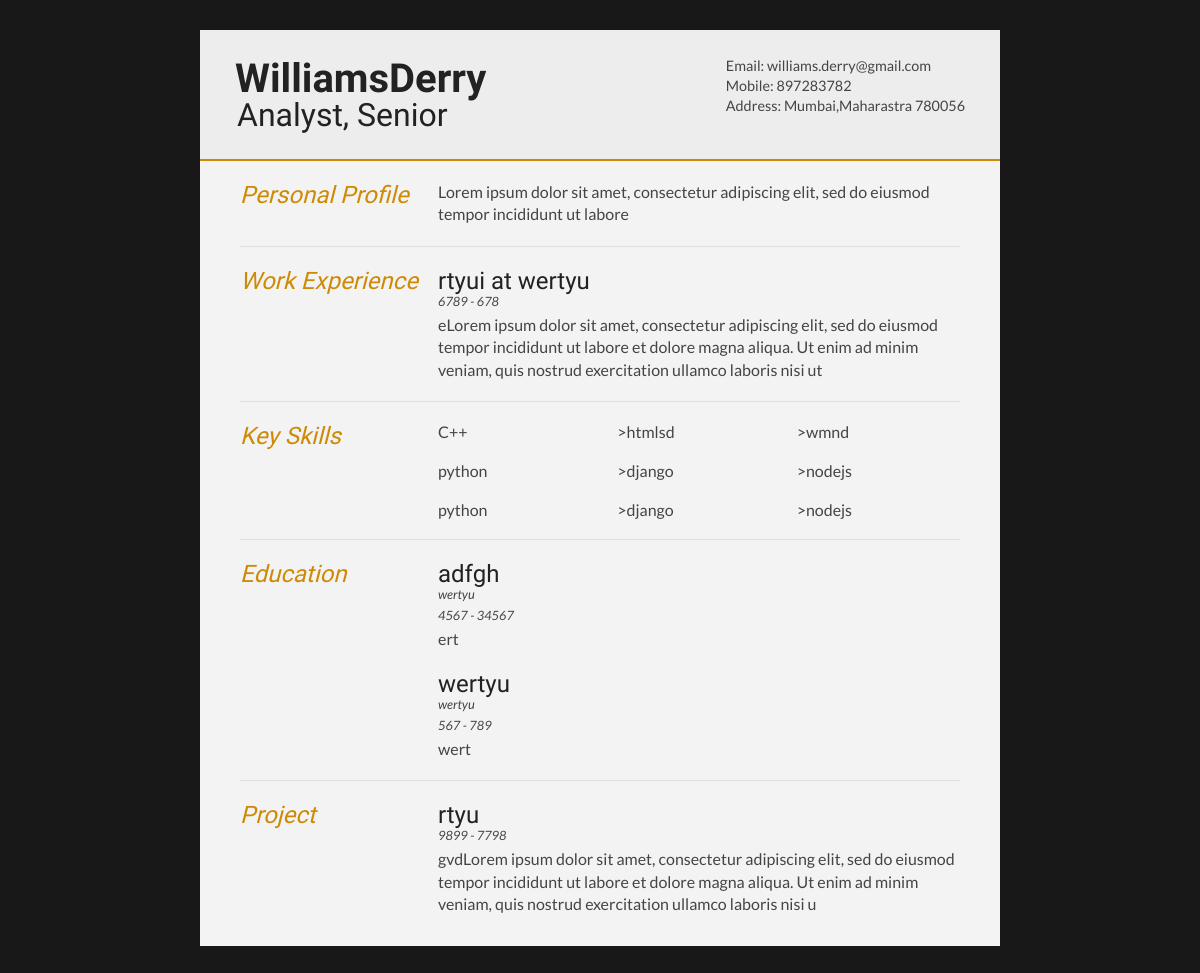
Page /addcv/showmycv/59 (signed in) on the committed database.
### addcv/models.py (models this page shows, shortened)
class person(models.Model):
    User = settings.AUTH_USER_MODEL
    added_by = models.ForeignKey(User,
        null=True, blank=True, on_delete=models.CASCADE)
    firstname=models.CharField(max_length=50)
    lastname=models.CharField(max_length=50)
    profession=models.CharField(max_length=50)
    title=models.CharField(max_length=80, null=True)
    city=models.CharField(max_length=30, null=True)
    state=models.CharField(max_length=30, null=True)
    pincode=models.IntegerField( null=True)
    phoneno=models.IntegerField( null=True)
    emailid=models.EmailField( null=True)
    profile = models.TextField(max_length=100, null=True)
    profile_pic = models.ImageField(null=True, blank=True)

class experience(models.Model):
    added_by = models.ForeignKey(person,
        null=True, blank=True, on_delete=models.CASCADE)
    company=models.CharField(max_length=40)
    startingyear=models.IntegerField(null=True)
    endingyear=models.IntegerField(null=True)
    post=models.CharField(max_length=50,null=True)
    details=models.TextField(max_length=200,null=True)

class skill(models.Model):
    added_by = models.ForeignKey(person,
        null=True, blank=True, on_delete=models.CASCADE)
    skill1=models.CharField(max_length=40,blank=True)
    skill2 = models.CharField(max_length=40, blank=True)
    skill3=models.CharField(max_length=40,blank=True)

class education(models.Model):
    added_by = models.ForeignKey(person,
        null=True, blank=True, on_delete=models.CASCADE)
    institute=models.CharField(max_length=100)
    startingyear=models.IntegerField(null=True)
    endingyear=models.IntegerField(null=True)
    grade=models.CharField(max_length=30, null=True)
    course=models.CharField(max_length=50, null=True)

class projects(models.Model):
    added_by = models.ForeignKey(person,
        null=True, blank=True, on_delete=models.CASCADE)
    topic=models.CharField(max_length=80)
    startingyear=models.IntegerField(null=True)
    endingyear=models.IntegerField(null=True)
    details=models.TextField(max_length=300, null=True)

### addcv/views.py (the view, shortened to what this page needs)
# urls.py: path('showmycv/<int:person_id>', views.showmycv, name='showmycv'),
@login_required(login_url='/login/')
def showmycv(request, person_id):
    current_user = request.user
    current_person = person.objects.get(added_by=current_user, id=person_id)
    temp_obj=temp.objects.get(added_by=current_person)
    my_id=temp_obj.temp_id
    cont = education.objects.filter(added_by=current_person)
    context = experience.objects.filter(added_by=current_person)
    pro = projects.objects.filter(added_by=current_person)
    ski = skill.objects.filter(added_by=current_person)
    if my_id == 1:
        return render(request, 'resumes/1/index.html', {'educations': cont, 'experiences': context,
        'projects': pro, 'person': current_person, 'skills': ski})
    if my_id == 2:
        return render(request, 'resumes/2/index.html', {'educations': cont, 'experiences': context,
        'projects': pro, 'person': current_person, 'skills': ski})

### addcv/templates/resumes/2/index.html (shortened to what this page needs)
{% load static %}
<!DOCTYPE html>
<html>
<head>
</head>
<body id="top">
<div id="cv" class="instaFade" contenteditable="true">
	<div class="mainDetails">
		<div id="name" >
			<h1 class="quickFade delayTwo">{{person.firstname}}{{person.lastname}}</h1>
			<h2 class="quickFade delayThree">{{person.profession}}, {{person.title}}</h2>
		</div>
		<div id="contactDetails" class="quickFade delayFour">
			<ul>
				<li>Email: <a href="mailto:{{email}}" target="_blank">{{person.emailid}}</a></li>
				<li>Mobile: {{person.phoneno}}</li>
				<li>Address: {{person.city}},{{person.state}}
											{{person.pincode}}
				</li>
			</ul>
		</div>
	</div>
	<div id="mainArea" class="quickFade delayFive">
		<section>
			<article>
				<div class="sectionTitle">
					<h1>Personal Profile</h1>
				</div>
				<div class="sectionContent">
					<p>{{person.profile}}</p>
				</div>
			</article>
		</section>
{%if experiences.count%}
		<section>
			<div class="sectionTitle">
				<h1>Work Experience</h1>
			</div>
			{% for experience in experiences %}
			<div class="sectionContent">
				<article>
					<h2>{{experience.post}} at {{experience.company}}</h2>
					<p class="subDetails">{{experience.startingyear}} - {{experience.endingyear}}</p>
					<p>{{experience.details}}</p>
				</article>
			</div>
				{% endfor %}
		</section>
{%endif%}
{%if skills.count%}
		<section>
			<div class="sectionTitle">
				<h1>Key Skills</h1>
			</div>
            {%for skill in skills%}
			<div class="sectionContent">
				<ul class="keySkills">
					<li>{{skill.skill1}}</li>
					<li>>{{skill.skill2}}</li>
					<li>>{{skill.skill3}}</li>
				</ul>
			</div>
			{%endfor%}
		</section>
{%endif%}
{%if educations.count%}
		<section>
			<div class="sectionTitle">
				<h1>Education</h1>
			</div>
			{% for education in educations %}
			<div class="sectionContent">
				<article>
					<h2>{{education.institute}}</h2>
					<p class="subDetails">{{education.course}}</p>
					<p class="subDetails">{{education.startingyear}} - {{education.endingyear}}</p>
					<p>{{education.grade}}</p>
				</article>
			</div>
			{% endfor %}
		</section>
	{%endif%}
	{%if projects.count%}
		<section>
			<div class="sectionTitle">
				<h1>Project</h1>
			</div>
			{% for project in projects %}
			<div class="sectionContent">
				<article>
					<h2>{{project.topic}}</h2>
					<p class="subDetails">{{project.startingyear}} - {{project.endingyear}}</p>
					<p>{{project.details}}</p>
				</article>
			</div>
			{% endfor %}
		</section>
{%endif%}
	</div>
</div>
</body>
</html>

### addcv/templates/resumes/2/index.html (style rules this page uses)
html,body,div,span,object,iframe,h1,h2,h3,h4,h5,h6,p,blockquote,pre,abbr,address,cite,code,del,dfn,em,img,ins,kbd,q,samp,small,strong,sub,sup,var,b,i,dl,dt,dd,ol,ul,li,fieldset,form,label,legend,table,caption,tbody,tfoot,thead,tr,th,td,article,aside,canvas,details,figcaption,figure,footer,header,hgroup,menu,nav,section,summary,time,mark,audio,video { border:0; font:inherit; font-size:100%; margin:0; padding:0; vertical-align:baseline; }
article,aside,details,figcaption,figure,footer,header,hgroup,menu,nav,section { display:block; }
html, body { background: #181818; font-family: 'Lato', helvetica, arial, sans-serif; font-size: 16px; color: #222; }
p { font-size: 1em; line-height: 1.4em; margin-bottom: 20px; color: #444; }
#cv { width: 90%; max-width: 800px; background: #f3f3f3; margin: 30px auto; }
.mainDetails { padding: 25px 35px; border-bottom: 2px solid #cf8a05; background: #ededed; }
#name h1 { font-size: 2.5em; font-weight: 700; font-family: 'Rokkitt', Helvetica, Arial, sans-serif; margin-bottom: -6px; }
#name h2 { font-size: 2em; margin-left: 2px; font-family: 'Rokkitt', Helvetica, Arial, sans-serif; }
#mainArea { padding: 0 40px; }
#name { float: left; }
#contactDetails { float: right; }
#contactDetails ul { list-style-type: none; font-size: 0.9em; margin-top: 2px; }
#contactDetails ul li { margin-bottom: 3px; color: #444; }
#contactDetails ul li a, a[href^=tel] { color: #444; text-decoration: none; -webkit-transition: all .3s ease-in; -moz-transition: all .3s ease-in; -o-transition: all .3s ease-in; -ms-transition: all .3s ease-in; transition: all .3s ease-in; }
section { border-top: 1px solid #dedede; padding: 20px 0 0; }
section:first-child { border-top: 0; }
section:last-child { padding: 20px 0 10px; }
.sectionTitle { float: left; width: 25%; }
.sectionContent { float: right; width: 72.5%; }
.sectionTitle h1 { font-family: 'Rokkitt', Helvetica, Arial, sans-serif; font-style: italic; font-size: 1.5em; color: #cf8a05; }
.sectionContent h2 { font-family: 'Rokkitt', Helvetica, Arial, sans-serif; font-size: 1.5em; margin-bottom: -2px; }
.subDetails { font-size: 0.8em; font-style: italic; margin-bottom: 3px; }
.keySkills { list-style-type: none; -moz-column-count:3; -webkit-column-count:3; column-count:3; margin-bottom: 20px; font-size: 1em; color: #444; }
.instaFade { -webkit-animation-name: reset, fade-in; -webkit-animation-duration: 1.5s; -webkit-animation-timing-function: ease-in; -moz-animation-name: reset, fade-in; -moz-animation-duration: 1.5s; -moz-animation-timing-function: ease-in; animation-name: reset, fade-in; animation-duration: 1.5s; animation-timing-function: ease-in; }
.quickFade { -webkit-animation-name: reset, fade-in; -webkit-animation-duration: 2.5s; -webkit-animation-timing-function: ease-in; -moz-animation-name: reset, fade-in; -moz-animation-duration: 2.5s; -moz-animation-timing-function: ease-in; animation-name: reset, fade-in; animation-duration: 2.5s; animation-timing-function: ease-in; }
.delayTwo { -webkit-animation-delay: 0, 1s; -moz-animation-delay: 0, 1s; animation-delay: 0, 1s; }
.delayThree { -webkit-animation-delay: 0, 1.5s; -moz-animation-delay: 0, 1.5s; animation-delay: 0, 1.5s; }
.delayFour { -webkit-animation-delay: 0, 2s; -moz-animation-delay: 0, 2s; animation-delay: 0, 2s; }
.delayFive { -webkit-animation-delay: 0, 2.5s; -moz-animation-delay: 0, 2.5s; animation-delay: 0, 2.5s; }

### rows in the picture
person: firstname "Williams", lastname "Derry", profession "Analyst", title "Senior", emailid "williams.derry@gmail.com", phoneno "897283782", city "Mumbai", state "Maharastra", pincode "780056", profile "Lorem ipsum dolor sit amet, consectetur adipiscing elit, sed do eiusmod tempor incididunt ut labore"
experience: post "rtyui", company "wertyu", startingyear "6789", endingyear "678", details "eLorem ipsum dolor sit amet, consectetur adipiscing elit, sed do eiusmod tempor incididunt ut labore et dolore magna aliqua. Ut enim ad minim veniam, quis nostrud exercitation ullamco laboris nisi ut"
skill: skill1 "C++", skill2 "htmlsd", skill3 "wmnd"
skill: skill1 "python", skill2 "django", skill3 "nodejs"
skill: skill1 "python", skill2 "django", skill3 "nodejs"
education: institute "adfgh", course "wertyu", startingyear "4567", endingyear "34567", grade "ert"
education: institute "wertyu", course "wertyu", startingyear "567", endingyear "789", grade "wert"
projects: topic "rtyu", startingyear "9899", endingyear "7798", details "gvdLorem ipsum dolor sit amet, consectetur adipiscing elit, sed do eiusmod tempor incididunt ut labore et dolore magna aliqua. Ut enim ad minim veniam, quis nostrud exercitation ullamco laboris nisi u"
